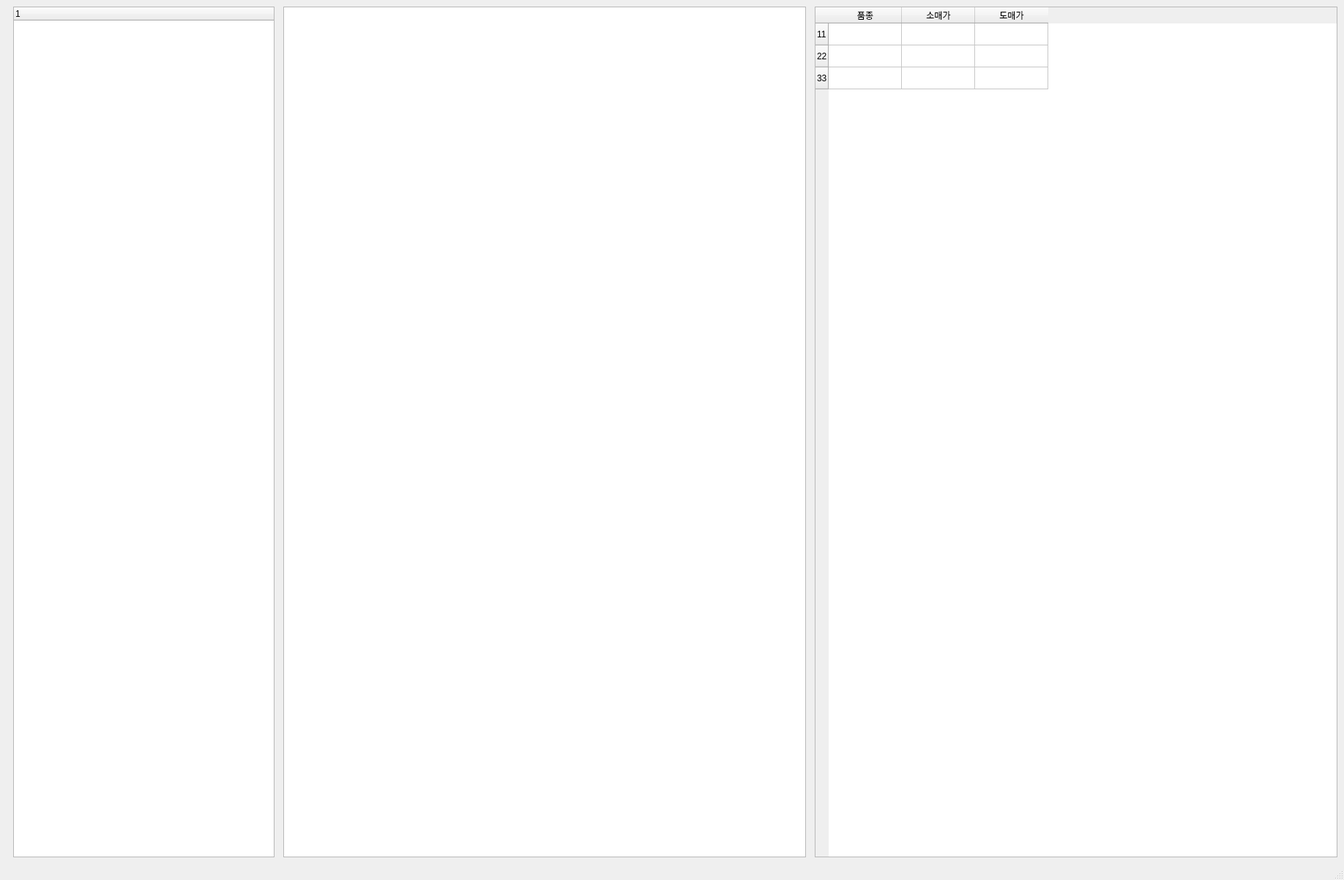
<?xml version="1.0" encoding="UTF-8"?>
<ui version="4.0">
 <class>MainWindow</class>
 <widget class="QMainWindow" name="MainWindow">
  <property name="geometry">
   <rect>
    <x>0</x>
    <y>0</y>
    <width>1836</width>
    <height>1202</height>
   </rect>
  </property>
  <property name="windowTitle">
   <string>MainWindow</string>
  </property>
  <widget class="QWidget" name="centralwidget">
   <layout class="QHBoxLayout" name="horizontalLayout" stretch="1,2,2">
    <property name="spacing">
     <number>12</number>
    </property>
    <property name="leftMargin">
     <number>18</number>
    </property>
    <item>
     <widget class="QTreeWidget" name="treeWidget">
      <column>
       <property name="text">
        <string notr="true">1</string>
       </property>
      </column>
     </widget>
    </item>
    <item>
     <widget class="QTableView" name="tableView">
      <property name="showGrid">
       <bool>true</bool>
      </property>
      <attribute name="horizontalHeaderVisible">
       <bool>true</bool>
      </attribute>
      <attribute name="horizontalHeaderCascadingSectionResizes">
       <bool>false</bool>
      </attribute>
     </widget>
    </item>
    <item>
     <widget class="QTableWidget" name="tableWidget">
      <row>
       <property name="text">
        <string>11</string>
       </property>
      </row>
      <row>
       <property name="text">
        <string>22</string>
       </property>
      </row>
      <row>
       <property name="text">
        <string>33</string>
       </property>
      </row>
      <column>
       <property name="text">
        <string>품종</string>
       </property>
      </column>
      <column>
       <property name="text">
        <string>소매가</string>
       </property>
      </column>
      <column>
       <property name="text">
        <string>도매가</string>
       </property>
      </column>
      <item row="0" column="0">
       <property name="text">
        <string/>
       </property>
      </item>
      <item row="0" column="1">
       <property name="text">
        <string/>
       </property>
       <property name="textAlignment">
        <set>AlignTrailing|AlignVCenter</set>
       </property>
       <property name="background">
        <brush brushstyle="NoBrush">
         <color alpha="255">
          <red>255</red>
          <green>85</green>
          <blue>127</blue>
         </color>
        </brush>
       </property>
       <property name="foreground">
        <brush brushstyle="Dense6Pattern">
         <color alpha="255">
          <red>85</red>
          <green>170</green>
          <blue>255</blue>
         </color>
        </brush>
       </property>
      </item>
      <item row="0" column="2">
       <property name="text">
        <string/>
       </property>
      </item>
      <item row="1" column="0">
       <property name="text">
        <string/>
       </property>
      </item>
      <item row="1" column="1">
       <property name="text">
        <string/>
       </property>
      </item>
      <item row="1" column="2">
       <property name="text">
        <string/>
       </property>
      </item>
      <item row="2" column="0">
       <property name="text">
        <string/>
       </property>
      </item>
      <item row="2" column="1">
       <property name="text">
        <string/>
       </property>
      </item>
      <item row="2" column="2">
       <property name="text">
        <string/>
       </property>
      </item>
     </widget>
    </item>
   </layout>
  </widget>
  <widget class="QMenuBar" name="menubar">
   <property name="geometry">
    <rect>
     <x>0</x>
     <y>0</y>
     <width>1836</width>
     <height>38</height>
    </rect>
   </property>
  </widget>
  <widget class="QStatusBar" name="statusbar"/>
 </widget>
 <resources/>
 <connections/>
</ui>
